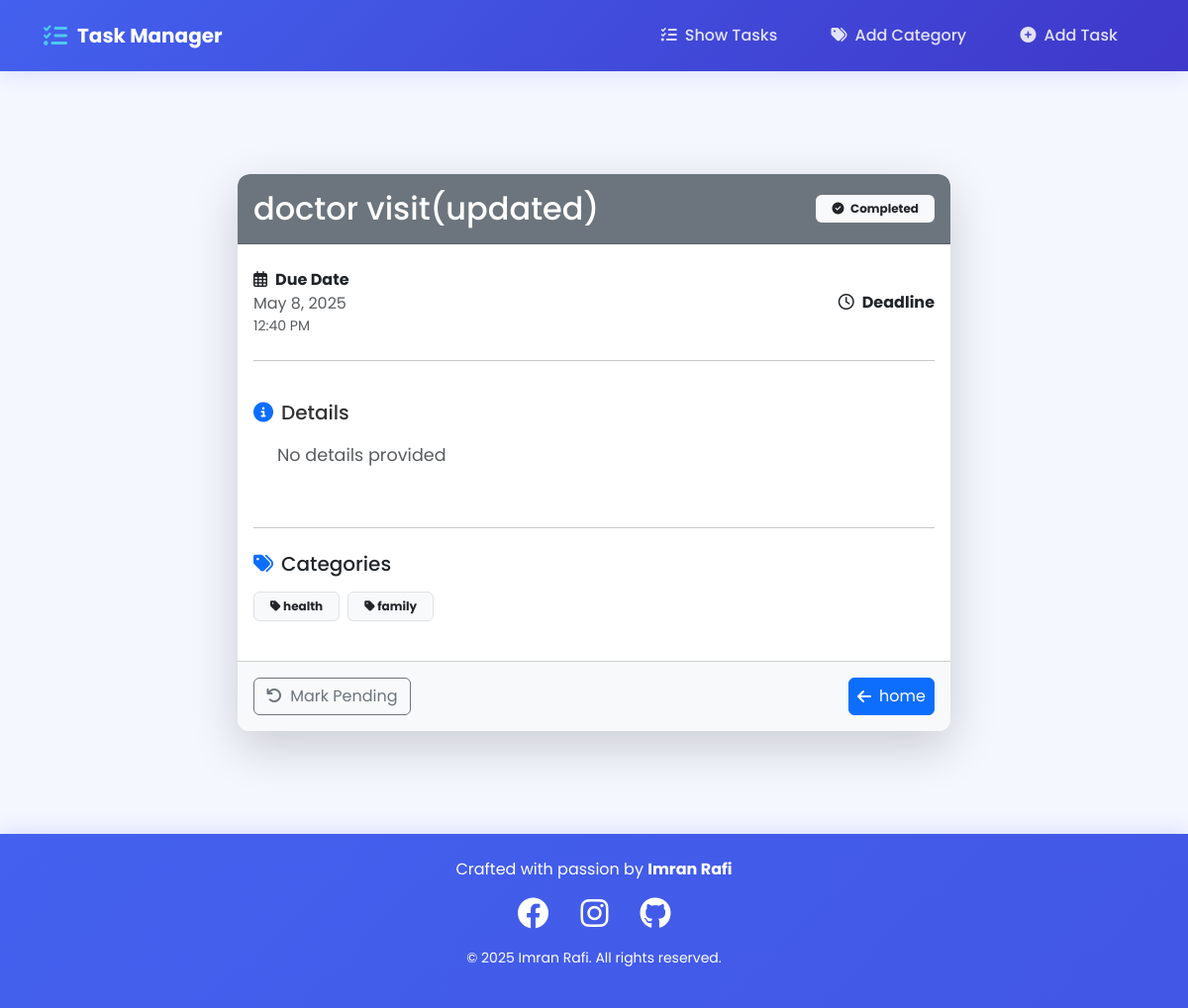
/add-task/task/5/, run on the app's committed database.
### Add_task/models.py (models this page shows, shortened)
class Task(models.Model):
    title = models.CharField(max_length=100)
    details = models.TextField(blank=True)
    due_date = models.DateField()
    due_time = models.TimeField()
    is_completed = models.BooleanField(default=False)
    category = models.ManyToManyField(Category)

### Category/models.py (models this page shows, shortened)
class Category(models.Model):
    name = models.CharField(max_length=100)

### Add_task/views.py (the view)
# urls.py: path('task/<int:task_id>/', views.task_details, name='task_details'),
def task_details(request, task_id):
    task = get_object_or_404(Task, id=task_id)
    return render(request, 'task_details.html', {'task': task})

### Add_task/templates/task_details.html (shortened to what this page needs)
{% extends 'base.html' %}
{% block content %}
<div class="container my-5">
    <div class="row justify-content-center">
        <div class="col-lg-8">
            <div class="card border-0 shadow-lg">
                <div class="card-header {% if task.is_completed %}bg-secondary{% else %}bg-primary{% endif %} text-white py-3">
                    <div class="d-flex justify-content-between align-items-center">
                        <h1 class="h2 mb-0">{{ task.title }}</h1>
                        <span class="badge {% if task.is_completed %}bg-light text-dark{% else %}bg-warning text-dark{% endif %} py-2 px-3">
                            {% if task.is_completed %}
                                <i class="fas fa-check-circle me-1"></i> Completed
                            {% else %}
                                <i class="fas fa-hourglass-half me-1"></i> Pending
                            {% endif %}
                        </span>
                    </div>
                </div>
                <div class="card-body pt-4">
                    <div class="d-flex justify-content-between align-items-center mb-4">
                        <div>
                            <p class="mb-0 fw-bold">
                                <i class="far fa-calendar-alt me-2"></i>Due Date
                            </p>
                            <p class="mb-0 text-muted">{{ task.due_date|date:"F j, Y" }}</p>
                            {% if task.due_time %}
                            <p class="mb-0 text-muted small">{{ task.due_time|time:"g:i A" }}</p>
                            {% endif %}
                        </div>
                        <div class="text-end">
                            <p class="mb-0 fw-bold">
                                <i class="far fa-clock me-2"></i>Deadline
                            </p>
                        </div>
                    </div>
                    <hr class="my-4">
                    <div class="task-details py-3">
                        <h5 class="mb-3">
                            <i class="fas fa-info-circle me-2 text-primary"></i>Details
                        </h5>
                        <div class="ps-4">
                            {% if task.details %}
                                {{ task.details|linebreaks }}
                            {% else %}
                                <p class="text-muted">No details provided</p>
                            {% endif %}
                        </div>
                    </div>
                    <hr class="my-4">
                    <div class="mb-4">
                        <h5 class="mb-3">
                            <i class="fas fa-tags me-2 text-primary"></i>Categories
                        </h5>
                        <div class="d-flex flex-wrap gap-2">
                            {% for cat in task.category.all %}
                            <span class="badge bg-light text-dark border py-2 px-3">
                                <i class="fa-solid fa-tag"></i> {{ cat.name }}
                            </span>
                            {% empty %}
                            <span class="text-muted">No categories assigned</span>
                            {% endfor %}
                        </div>
                    </div>
                </div>
                <div class="card-footer bg-light py-3">
                    <div class="d-flex justify-content-between">
                        <div class="d-grid gap-2">
                            <form method="post" action="{% url 'complete_task' task.id %}" class="d-inline">
                                <button type="submit" class="btn {% if task.is_completed %}btn-outline-secondary{% else %}btn-outline-success{% endif %}">
                                    <i class="fas {% if task.is_completed %}fa-undo{% else %}fa-check{% endif %} me-1"></i>
                                    {% if task.is_completed %}Mark Pending{% else %}Mark Complete{% endif %}
                                </button>
                            </form>
                        </div>
                        <a href="{% url 'homepage' %}" class="btn btn-primary d-flex justify-content-center align-items-center px-2">
                            <i class="fas fa-arrow-left me-2"></i> home
                        </a>
                    </div>
                </div>
            </div>
        </div>
    </div>
</div>
{% endblock %}

### templates/base.html (style rules this page uses)
:root { --primary-color: #4361ee; --secondary-color: #3f37c9; --accent-color: #4cc9f0; --dark-color: #1a1a2e; --light-color: #f8f9fa; }
body { font-family: 'Poppins', sans-serif; background-color: #f5f7ff; color: var(--dark-color); display: flex; flex-direction: column; min-height: 100vh; }

### Add_task/templates/task_details.html (style rules this page uses)
.task-details { font-size: 1.1rem; line-height: 1.8; color: #333; }
.card { border-radius: 12px; overflow: hidden; }
.card-header { border-radius: 12px 12px 0 0 !important; }

### data on the page
Task: title "doctor visit(updated)", due_date "May 8, 2025", due_time "12:40 PM"
Category: name "health"
Category: name "family"
